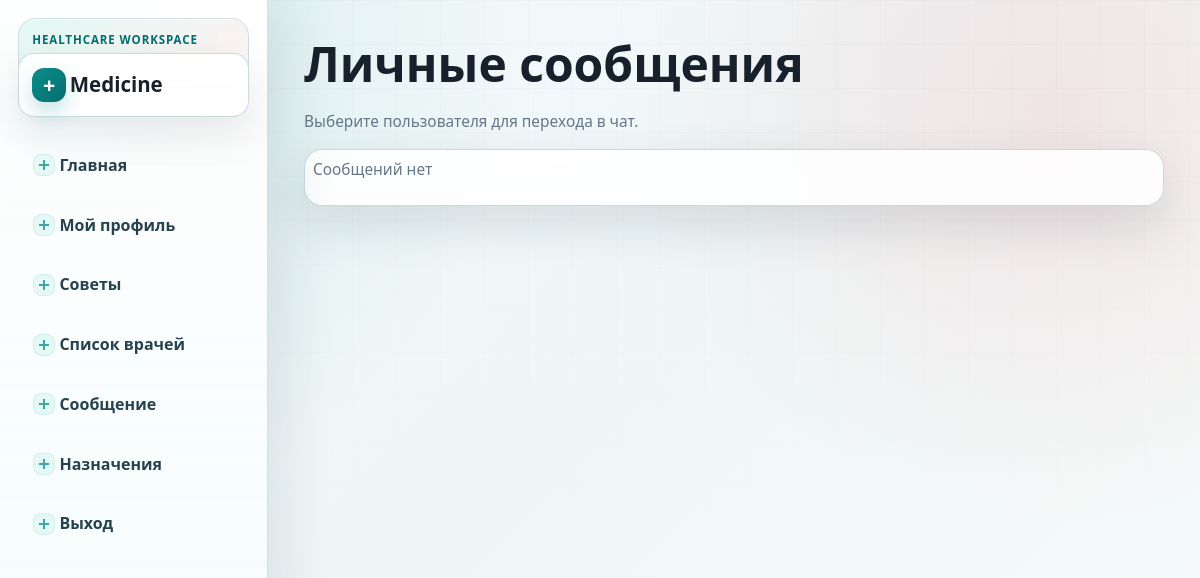
The page /chat/doctor_messages/ (signed in) on the database as committed earlier.
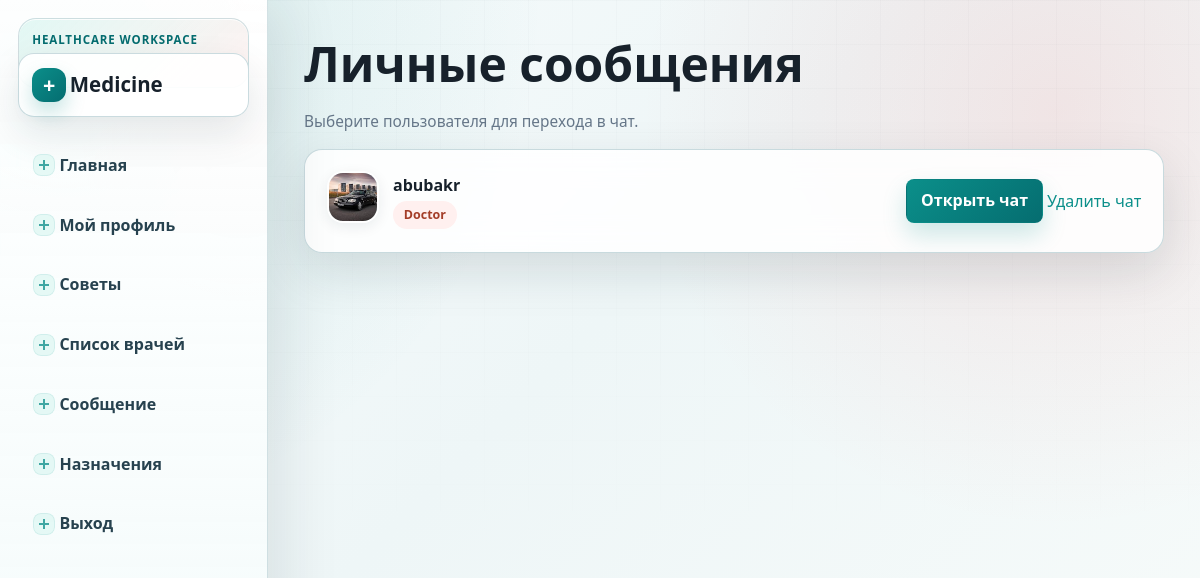
The same page on the database as committed later.
### accounts/models.py (models this page shows, shortened)
class User(AbstractUser):
    ROLE_CHOICES = (
        ('patient', 'Patient'),
        ('doctor', 'Doctor'),
        ('admin', 'Admin'),
    )
    role = models.CharField(
        max_length=20,
        choices=ROLE_CHOICES
    )
    phone = models.CharField(
        max_length=20,
        unique=True
    )
    age=models.PositiveIntegerField()

class Profile(models.Model):
    ROLE_CHOICES = (
        ('patient', 'Patient'),
        ('doctor', 'Doctor'),
        ('admin', 'Admin'),
    )
    user=models.OneToOneField(settings.AUTH_USER_MODEL,on_delete=models.CASCADE,related_name='profile')
    age=models.PositiveIntegerField(null=True,blank=True)
    role = models.CharField(max_length=20, choices=ROLE_CHOICES, default='patient')
    phone=models.CharField(max_length=14,blank=True)
    photo=models.ImageField(upload_to='users/',blank=True,null=True)

### chat/views.py (the view)
# urls.py: path('doctor_messages/',views.show_messages,name='show_messages'),
@login_required(login_url='login')
def show_messages(request):
    user=request.user
    messages=Direct.objects.filter(Q(sender=user)|Q(receiner=user)).order_by("created_at")
    users=User.objects.filter(
        Q(send_messages__receiner=user)|
        Q(received_messages__sender=user)
    ).distinct()
    return render(request,'chat/show_messages.html',{"users":users})

### templates/chat/show_messages.html (shortened to what this page needs)
{% extends "accounts/base.html" %}
{% block main %}
<h1>Личные сообщения</h1>
<p class="muted">Выберите пользователя для перехода в чат.</p>
<section class="panel dm-list">
    {% for i in users %}
        <div class="dm-item">
            <div class="dm-avatar">
                {% if i.profile.photo %}
                    <img src="{{ i.profile.photo.url }}" alt="">
                {% else %}
                    <img src="/media/user.png" alt="">
                {% endif %}
            </div>
            <div class="dm-meta">
                <div class="dm-name">
                    <a href="{% url 'send_message' i.id %}">{{ i.username }}</a>
                </div>
                <div class="dm-sub">
                    <span class="badge badge-{{ i.profile.role }}">{{ i.profile.get_role_display }}</span>
                </div>
            </div>
            <div class="dm-action">
                <a class="button" href="{% url 'send_message' i.id %}">Открыть чат</a>
                <a href="{% url 'delete_chat' i.id %}">Удалить чат</a>
            </div>
        </div>
    {% empty %}
        <p class="muted">Сообщений нет</p>
    {% endfor %}
</section>
{% endblock %}

Rows that differ between the two databases and show on the page:
now on this page (row edited): User: profile.photo (picture), username "abubakr", profile.role "Doctor"
Other text that changed with them:
text no longer shown: "Сообщений нет"
